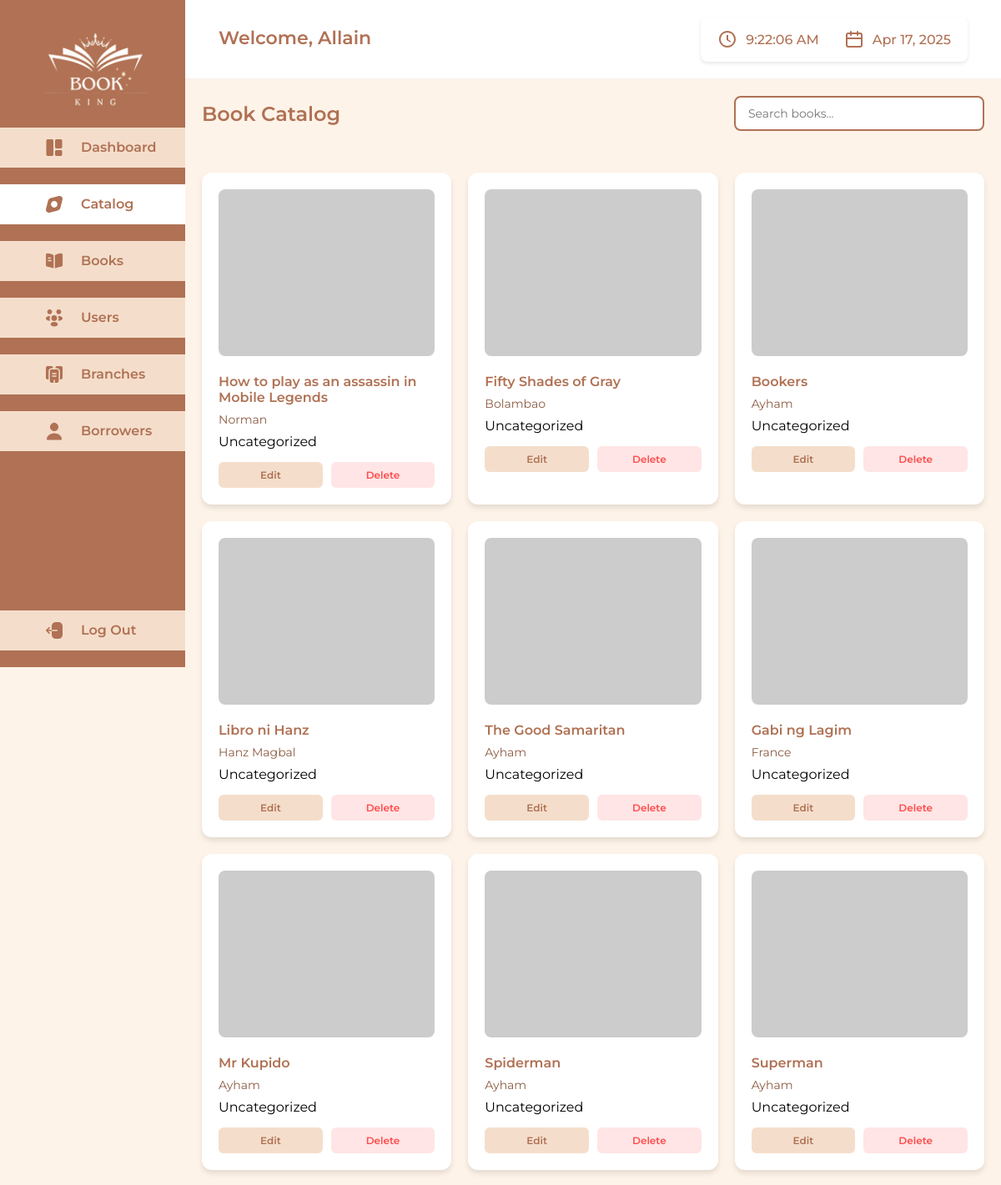
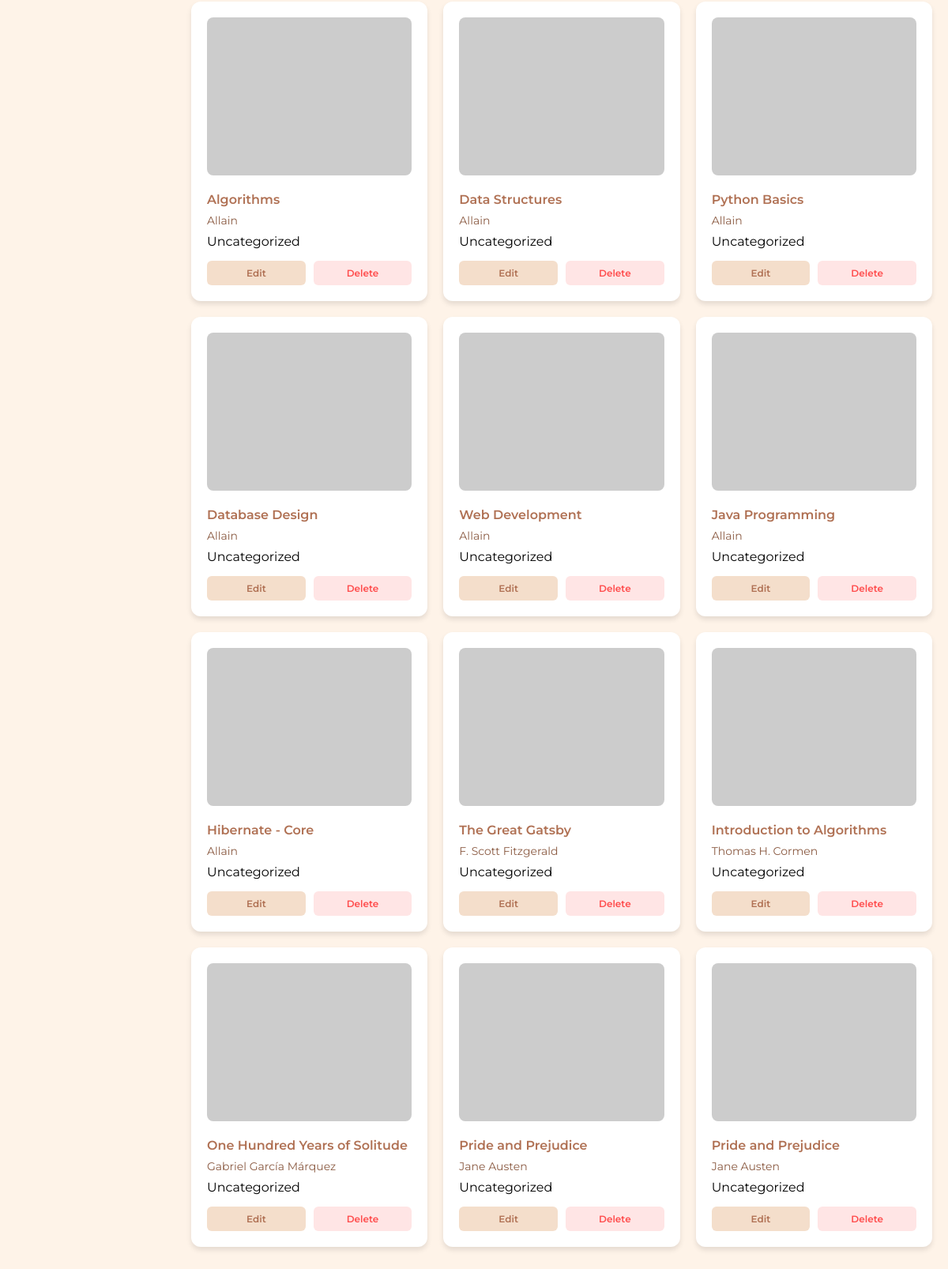
The app's page /admin/catalog.php (signed in) with its own data (2 pictures, top to bottom).
### tables this page shows
CREATE TABLE `books` (
  `book_id` int(11) NOT NULL,
  `title` varchar(255) NOT NULL,
  `author` varchar(100) NOT NULL,
  `language` varchar(50) NOT NULL,
  `type` varchar(50) NOT NULL,
  `created_at` timestamp NOT NULL DEFAULT current_timestamp(),
  `availability` varchar(20) DEFAULT 'Available'
);

### admin/catalog.php (the view, shortened to what this page needs)
<?php
$adminFirstName = $_SESSION['admin_first_name'] ?? 'Admin';
$adminLastName = $_SESSION['admin_last_name'] ?? '';
$pdo = require '../database/db_connection.php';
try {
    $booksQuery = $pdo->query('
        SELECT * FROM books ORDER BY book_id DESC
    ');
    $books = $booksQuery->fetchAll(PDO::FETCH_ASSOC);
} catch (PDOException $e) {
    error_log("Error fetching books: " . $e->getMessage());
    $bookCount = 0;
    $books = [];
}
?>
<!DOCTYPE html>
<html lang="en">
<head>
    <link rel="stylesheet" href="../assets/css/admin-dashboard.css">
</head>
<body>
    <div class="sidebar">
        <div class="logo">
            <img src="../images/logo.png" alt="Book King Logo">
        </div>
        <div class="nav-group">
            <a href="../admin/admin-dashboard.php" class="nav-item">
                <div class="icon">
                    <img src="../images/element-2 2.svg" alt="Dashboard" width="24" height="24">
                </div>
                <div class="text">Dashboard</div>
            </a>
            <a href="../admin/catalog.php" class="nav-item active">
                <div class="icon">
                    <img src="../images/Vector.svg" alt="Catalog" width="20" height="20">
                </div>
                <div class="text">Catalog</div>
            </a>
            <a href="../admin/book-management.php" class="nav-item">
                <div class="icon">
                    <img src="../images/book.png" alt="Books" width="24" height="24">
                </div>
                <div class="text">Books</div>
            </a>
            <a href="../admin/user-management.php" class="nav-item">
                <div class="icon">
                    <img src="../images/people 3.png" alt="Users" width="24" height="24">
                </div>
                <div class="text">Users</div>
            </a>
            <a href="../admin/branch-management.php" class="nav-item">
                <div class="icon">
                    <img src="../images/buildings-2 1.png" alt="Branches" width="24" height="24">
                </div>
                <div class="text">Branches</div>
            </a>
            <a href="../admin/borrowers-management.php" class="nav-item">
                <div class="icon">
                    <img src="../images/user.png" alt="Borrowers" width="24" height="24">
                </div>
                <div class="text">Borrowers</div>
            </a>
        </div>
        <a href="../admin/admin-logout.php" class="nav-item">
            <div class="icon">
                <img src="../images/logout 3.png" alt="Log Out" width="24" height="24">
            </div>
            <div class="text">Log Out</div>
        </a>
    </div>
    <div class="content">
        <div class="header">
            <div class="admin-profile">
                <div class="admin-info">
                    <span class="admin-name-1">Welcome, <?= htmlspecialchars($adminFirstName . ' ' . $adminLastName) ?></span>
                </div>
            </div>
            <div class="datetime-display">
                <div class="time-section">
                    <svg class="time-icon" xmlns="http://www.w3.org/2000/svg" viewBox="0 0 24 24">
                        <path fill="#B07154" d="M12 2C6.486 2 2 6.486 2 12s4.486 10 10 10 10-4.486 10-10S17.514 2 12 2zm0 18c-4.411 0-8-3.589-8-8s3.59-8 8-8 8 3.589 8 8-3.589 8-8 8z"/>
                        <path fill="#B07154" d="M13 7h-2v6l4.5 2.7.7-1.2-3.2-1.9z"/>
                    </svg>
                    <span class="time-display">--:--:-- --</span>
                </div>
                <div class="date-section">
                    <span class="date-display">--- --, ----</span>
                </div>
            </div>
        </div>
        <div class="catalog-container">
            <div class="catalog-header">
                <h1 class="catalog-title">Book Catalog</h1>
                <div class="search-add-container">
                    <div class="search-box">
                        <input type="text" class="search-input" placeholder="Search books...">
                    </div>
                </div>
            </div>
            <div class="books-grid">
                <?php foreach ($books as $book): ?>
                <div class="book-card">
                    <img src="<?= htmlspecialchars($book['cover_image_url'] ?? '../images/default-book-cover.jpg') ?>"
                         alt="<?= htmlspecialchars($book['title']) ?>"
                         class="book-cover">
                    <h3 class="book-title"><?= htmlspecialchars($book['title']) ?></h3>
                    <p class="book-author"><?= htmlspecialchars($book['author']) ?></p>
                    <span class="book-category"><?= htmlspecialchars($book['category_name'] ?? 'Uncategorized') ?></span>
                    <div class="book-actions">
                        <button class="action-btn edit-btn" onclick="editBook(<?= $book['book_id'] ?>)">Edit</button>
                        <button class="action-btn delete-btn" onclick="deleteBook(<?= $book['book_id'] ?>)">Delete</button>
                    </div>
                </div>
                <?php endforeach; ?>
            </div>
        </div>
    </div>
</body>
</html>

### assets/css/admin-dashboard.css (style rules this page uses)
* { margin: 0; padding: 0; box-sizing: border-box; }
body { font-family: 'Montserrat', sans-serif; background-color: #FEF3E8; }
.sidebar { width: 222px; height: 100vh; background: #B07154; position: fixed; left: 0; top: 0; z-index: 100; display: flex; flex-direction: column; }
.logo { padding: 20px; display: flex; justify-content: center; align-items: center; }
.logo img { width: 150px; height: auto; object-fit: contain; }
.nav-group { display: flex; flex-direction: column; gap: 20px; }
.nav-item { display: flex; align-items: center; padding: 12px; text-decoration: none; color: #B07154; font-family: 'Montserrat', sans-serif; font-size: 16px; font-weight: 600; line-height: 22.4px; background: #F4DECB; height: 48px; position: relative; overflow: hidden; transition: all 0.3s ease; }
.nav-item.active { background: white; }
.nav-item .icon { width: 24px; height: 24px; margin-left: 41px; margin-right: 20px; display: flex; align-items: center; justify-content: center; }
.nav-item .text { color: #B07154; font-family: 'Montserrat', sans-serif; font-size: 16px; font-weight: 600; line-height: 22.4px; }
.nav-item:last-child { margin-top: auto; margin-bottom: 20px; }
.content { margin-left: 222px; background: #FEF3E8; min-height: 100vh; }
.header { background: white; padding: 15px 20px; display: flex; justify-content: space-between; align-items: center; border-bottom: 1px solid rgba(176, 113, 84, 0.1); }
.admin-profile { display: flex; align-items: center; gap: 10px; position: relative; z-index: 1; }
.admin-info { display: flex; flex-direction: column; justify-content: center; position: relative; }
.datetime-display { display: flex; align-items: center; gap: 20px; padding: 15px 20px; background: #ffffff; border-radius: 8px; box-shadow: 0 2px 4px rgba(0, 0, 0, 0.1); }
.time-display { font-size: 24px; font-weight: 600; color: #2c3e50; }
.date-display { font-size: 16px; color: #7f8c8d; }
.book-title { color: #8B5B43; font-size: 14px; font-weight: 500; margin-top: 2px; }
.sidebar, .content, .mobile-menu-btn span { transition: all 0.3s ease; }
.search-box { position: relative; }
.search-input { width: 300px; padding: 10px 15px; border: 2px solid #B07154; border-radius: 8px; font-family: 'Montserrat', sans-serif; font-size: 14px; }
.action-btn { padding: 6px 12px; border: none; border-radius: 6px; font-family: 'Montserrat', sans-serif; font-weight: 600; font-size: 12px; cursor: pointer; transition: background-color 0.3s; }
.edit-btn { background: #F4DECB; color: #B07154; }
.delete-btn { background: #FFE5E5; color: #FF4D4D; }

### records on screen
books: title "How to play as an assassin in Mobile Legends", author "Norman", category_name "Uncategorized"
books: title "Fifty Shades of Gray", author "Bolambao", category_name "Uncategorized"
books: title "Bookers", author "Ayham", category_name "Uncategorized"
books: title "Libro ni Hanz", author "Hanz Magbal", category_name "Uncategorized"
books: title "The Good Samaritan", author "Ayham", category_name "Uncategorized"
books: title "Gabi ng Lagim", author "France", category_name "Uncategorized"
books: title "Mr Kupido", author "Ayham", category_name "Uncategorized"
books: title "Spiderman", author "Ayham", category_name "Uncategorized"
books: title "Superman", author "Ayham", category_name "Uncategorized"
books: title "Algorithms", author "Allain", category_name "Uncategorized"
books: title "Data Structures", author "Allain", category_name "Uncategorized"
books: title "Python Basics", author "Allain", category_name "Uncategorized"
books: title "Database Design", author "Allain", category_name "Uncategorized"
books: title "Web Development", author "Allain", category_name "Uncategorized"
books: title "Java Programming", author "Allain", category_name "Uncategorized"
books: title "Hibernate - Core", author "Allain", category_name "Uncategorized"
books: title "The Great Gatsby", author "F. Scott Fitzgerald", category_name "Uncategorized"
books: title "Introduction to Algorithms", author "Thomas H. Cormen", category_name "Uncategorized"
books: title "One Hundred Years of Solitude", author "Gabriel García Márquez", category_name "Uncategorized"
books: title "Pride and Prejudice", author "Jane Austen", category_name "Uncategorized"

### other values on screen
$adminFirstName . ' ' . $adminLastName "Allain"
